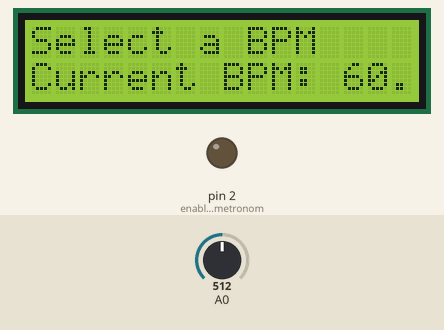
This sketch was run on a simulated Arduino Uno, built with avr-gcc and run on an emulated ATmega328P. Parts: 16×2 character LCD, output pins drawn as LEDs (lit = HIGH). The inputs (shaded band) are chosen by the test bench; at power-on: A0 = 512. What the sketch prints to the serial monitor is not drawn.

Above: at 0.1 s.
At 1.1 s:
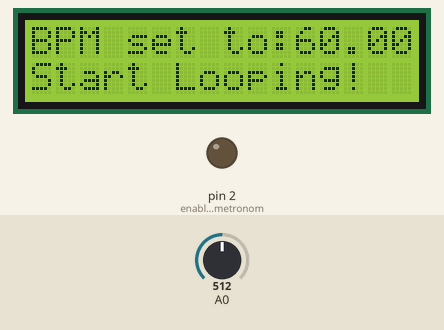

The sketch:

version_1.3_bpmset.ino
```cpp
#include <LiquidCrystal.h> // library for the LCD display
LiquidCrystal lcd(8, 9, 4, 5, 6, 7); // initialize the library with the numbers of the interface pins see tutorial link

volatile bool toggle = 0;
volatile bool SET_BPM_STATE = 1;
float number_of_events;
float period;
float interrupt_frequency;
float bpm = 60;
float rounded_bpm = 60;
float events;

int x;

void setup() {
  pinMode(2, OUTPUT); // enable pin 2 for metronome light
  cli();

  TCCR1B = 0;
  TCNT1 = 0;
  TCCR1A = 0x0;
  TCCR1B = 0x0;

  // set prescaler for Timer1 (metronome)
  TCCR1B |= _BV(CS02);
  TCCR1B &= ~_BV(CS01);
  TCCR1B |= _BV(CS00);

  TIMSK1 = 0x6; // enable OCR1A and OCR1B

  interrupt_frequency = bpm/60;
  events = 16000000/(1024*interrupt_frequency) - 1;

  OCR1A = events; // excutes interrupt when events is reached

  sei();

  lcd.begin(16,2);
  lcd.setCursor(0,0);
  lcd.print("Select a BPM");
  lcd.setCursor(0,1);
  lcd.print ("Current BPM: ");
  lcd.println(rounded_bpm);

  Serial.begin(9600); //sets up communication wit the serial monitor
}

void loop() {
  x = analogRead(0); //Read analog input pin 0 (section 2.2, figure 2.3)

  if (toggle) {
//    digitalWrite(2, HIGH);
//    delay(100);
//    digitalWrite(2, LOW);
    if (!SET_BPM_STATE) {
      lcd.clear();
      lcd.setCursor(0,0);
      lcd.print("BPM set to:");
      lcd.println(bpm);
      lcd.setCursor(0,1);
      lcd.print("Start Looping!");
      Serial.print("BPM: ");
      Serial.println(bpm);
    }
    toggle = 0;
    TCNT1=0;
  }

  if ( x < 200 && SET_BPM_STATE) {
    bpm += 0.05;
    rounded_bpm = round(bpm);
    lcd.setCursor(0, 1);
    lcd.print ("Current BPM: ");
    lcd.println(rounded_bpm);
  }
  else if ( x < 400 && SET_BPM_STATE) {
    bpm -= 0.05;
    rounded_bpm = round(bpm);
    lcd.setCursor(0, 1);
    lcd.print ("Current BPM: ");
    lcd.println(rounded_bpm);
  }
  else if ( x < 800 && SET_BPM_STATE) {
    bpm = rounded_bpm;
    interrupt_frequency = bpm/60;
    events = 16000000/(1024*interrupt_frequency) - 1;

    OCR1A = events;
    SET_BPM_STATE = 0;
  }

}

ISR (TIMER1_COMPA_vect) {
  toggle = 1;
}
```
